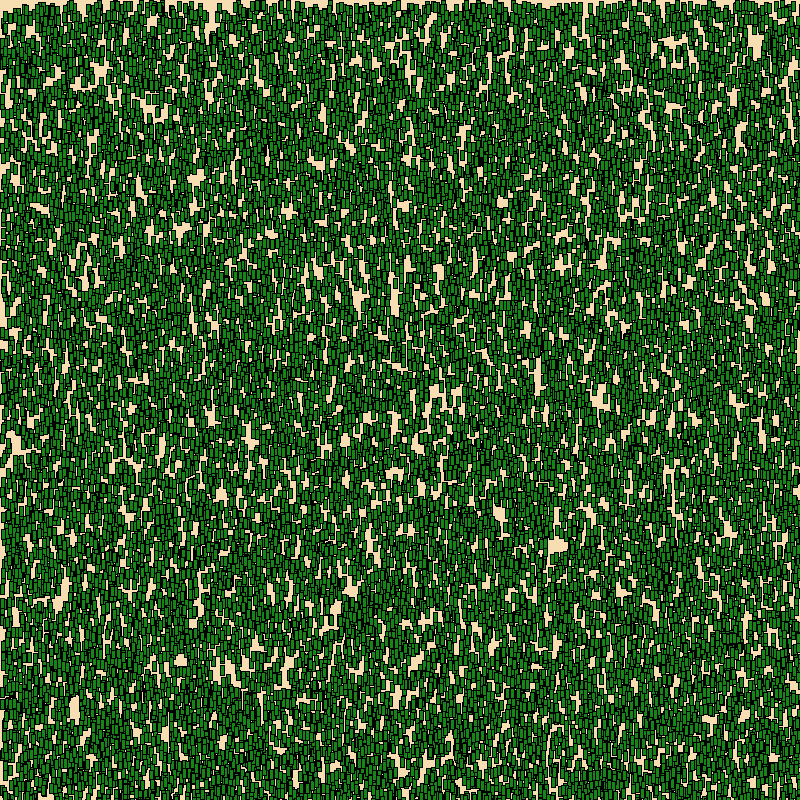
Frame 1 (no input)
Frame 60 (the mouse pressed at the canvas centre just before this capture): identical to frame 1, image omitted
Frame 120 (the mouse held since frame 60 and released just before this capture): identical to frame 1, image omitted

The Processing sketch that drew this single still picture (run headless with seeded random() and noise(); from frame 60 on, the mouse is pressed at the canvas centre):

// Processing sketch: question3
// ── question3.pde
// Lawns and Lawnmowers
// question 3

class Grass
{
  float x;
  float y;
  int gWidth;
  int gHeight;
  color gColor;
}

int n = 150;
int m = 150;

Grass[][] blades = new Grass[n][m];

void setup()
{
  size(800, 800);
  
  int counter = 0;
  while (counter < n)
  {
    int otherCounter = 0;
    while (otherCounter < m)
    {
      blades[counter][otherCounter] = new Grass();
      blades[counter][otherCounter].x = random(width);
      blades[counter][otherCounter].y = random(height);
      blades[counter][otherCounter].gWidth = 4;
      blades[counter][otherCounter].gHeight = 10;
      blades[counter][otherCounter].gColor = color(23, 132, 23);
      
      otherCounter++;
    }
    counter++;
  }
}

void draw()
{
  background(247, 222, 178);
  drawGrass(blades);
}

void drawGrass(Grass b[][])
{
  int i = 0;
  while (i < n)
  {
    int j = 0;
    while (j < m)
    {
      fill(b[i][j].gColor);
      rect(b[i][j].x, b[i][j].y, b[i][j].gWidth, b[i][j].gHeight);
      
      j++;
    }
    i++;
  }
}
